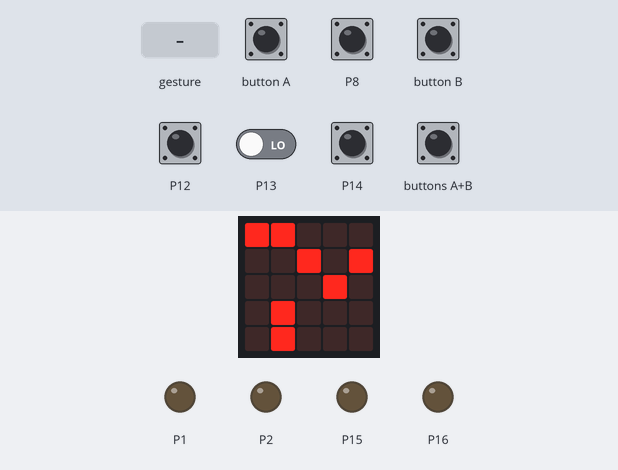
This program was run on a simulated BBC micro:bit (MakeCode). Parts: the board's 5×5 LED display, output pins drawn as LEDs (lit = HIGH). Inputs (shaded band) come from the test bench; at power-on: P8, P12–14 LOW. A tilt is held for 1.5 s and a shake lasts 1 s, then the board lies face up again.

Above: at 1.2 s.
1.3 s: button B pressed for 0.15 s
At 1.63 s:
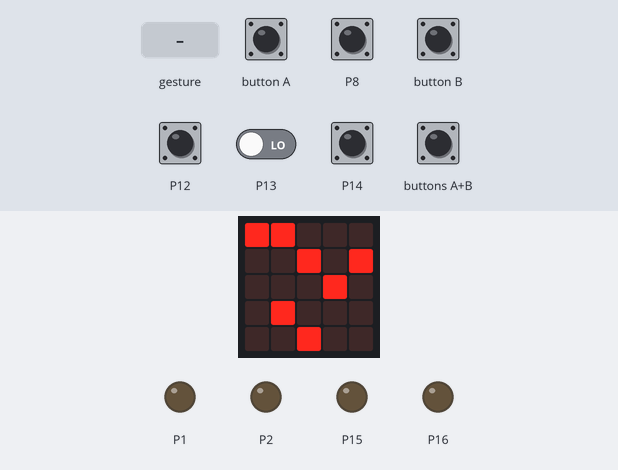
2.0 s: button B pressed for 0.15 s
At 2.08 s:
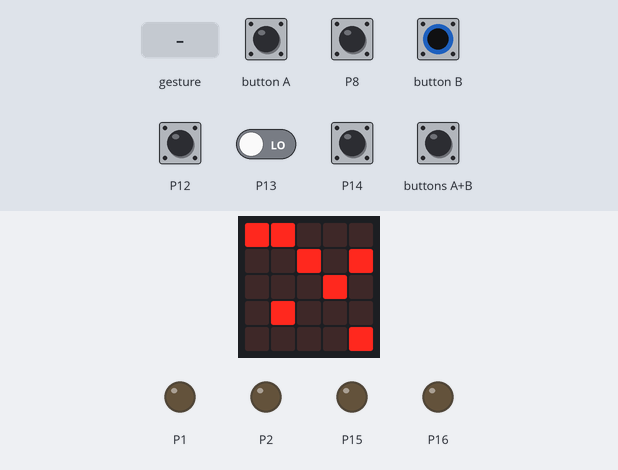
2.7 s: P14 pulled HIGH for 0.15 s
At 3.11 s:
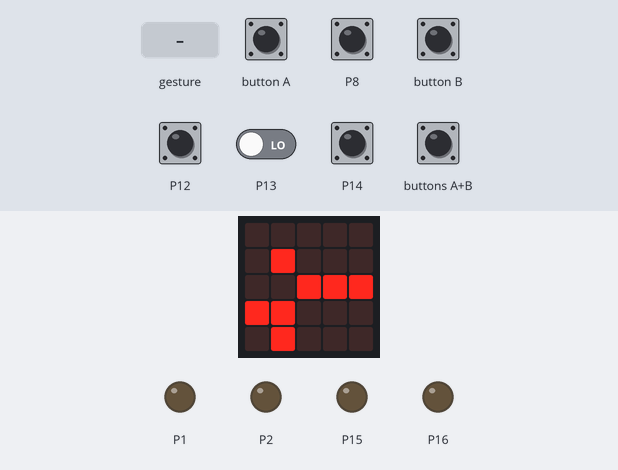
3.4 s: gesture 'shake'
At 3.85 s:
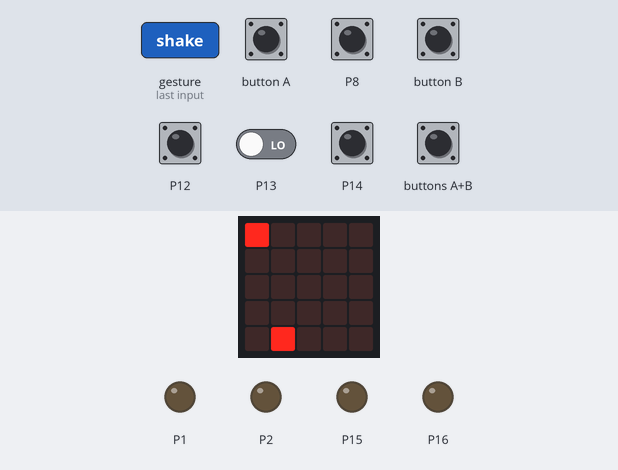
6.1 s: P8 pulled HIGH for 0.15 s
At 6.42 s:
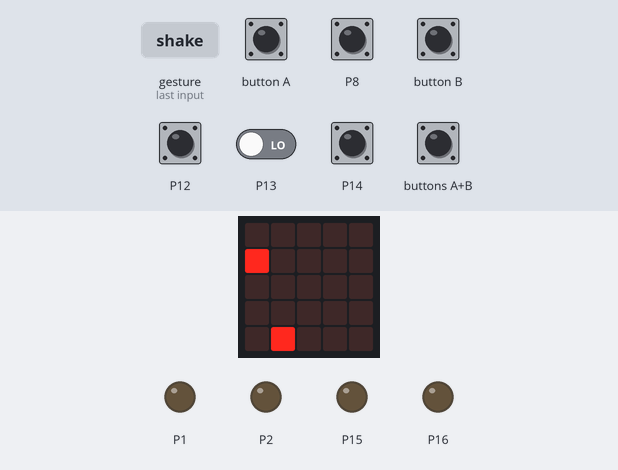
6.8 s: P12 pulled HIGH for 0.15 s
Timing chart, 0 to 8.5 s (numbered marks = the images above; inputs shaded):
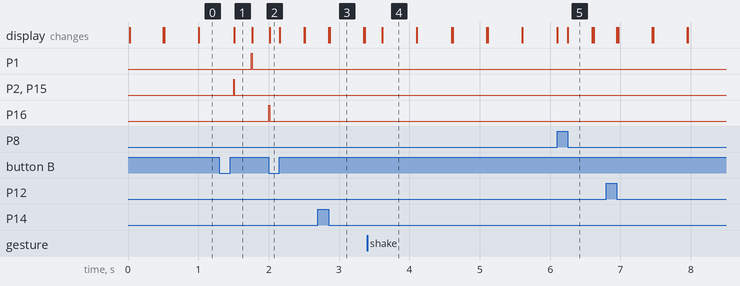

The program:

main.ts
```typescript
function dsp (m: number) {
    for (let bb = 0; bb <= 3; bb++) {
        if (ins0[m * 4 + bb] == 1) {
            led.plot(bb + 1, 0)
        } else {
            led.unplot(bb + 1, 0)
        }
        if (ins1[m * 4 + bb] == 1) {
            led.plot(bb + 1, 1)
        } else {
            led.unplot(bb + 1, 1)
        }
        if (ins2[m * 4 + bb] == 1) {
            led.plot(bb + 1, 2)
        } else {
            led.unplot(bb + 1, 2)
        }
        if (ins3[m * 4 + bb] == 1) {
            led.plot(bb + 1, 3)
        } else {
            led.unplot(bb + 1, 3)
        }
    }
    for (let mm = 0; mm <= 3; mm++) {
        if (mm == m) {
            led.plot(0, mm)
        } else {
            led.unplot(0, mm)
        }
    }
    for (let bb2 = 0; bb2 <= 3; bb2++) {
        if (bb2 == beat) {
            led.plot(bb2 + 1, 4)
        } else {
            led.unplot(bb2 + 1, 4)
        }
    }
}
input.onButtonPressed(Button.A, function () {
    if (mode == 0) {
        st = meas * 4 + pb
        if (pi == 0) {
            ins0[st] = 1 - ins0[st]
        } else {
            if (pi == 1) {
                ins1[st] = 1 - ins1[st]
            } else {
                if (pi == 2) {
                    ins2[st] = 1 - ins2[st]
                } else {
                    if (pi == 3) {
                        ins3[st] = 1 - ins3[st]
                    }
                }
            }
        }
    }
    dsp(meas)
})
input.onGesture(Gesture.Shake, function () {
    if (mode == 0) {
        Init0()
        dsp(meas)
        beat = 0
        meas = 0
    }
})
input.onButtonPressed(Button.AB, function () {
    if (mode == 0) {
        Init()
        beat = 0
        meas = 0
        dsp(meas)
    }
})
input.onButtonPressed(Button.B, function () {
    if (mode == 0) {
        mode = 1
    } else {
        mode = 0
        beat = 0
        meas = 0
    }
})
function Init () {
    mode = 0
    ins0 = [
    1,
    0,
    0,
    0,
    0,
    0,
    0,
    0,
    0,
    0,
    0,
    0,
    0,
    0,
    0,
    0
    ]
    ins1 = [
    0,
    1,
    0,
    1,
    1,
    1,
    0,
    1,
    1,
    1,
    0,
    1,
    1,
    0,
    0,
    0
    ]
    ins2 = [
    0,
    0,
    1,
    0,
    0,
    0,
    1,
    0,
    0,
    0,
    1,
    0,
    0,
    1,
    1,
    1
    ]
    ins3 = [
    1,
    0,
    0,
    0,
    1,
    1,
    0,
    1,
    0,
    1,
    0,
    1,
    1,
    0,
    0,
    0
    ]
}
function Init0 () {
    mode = 0
    ins0 = [
    0,
    0,
    0,
    0,
    0,
    0,
    0,
    0,
    0,
    0,
    0,
    0,
    0,
    0,
    0,
    0
    ]
    ins1 = [
    0,
    0,
    0,
    0,
    0,
    0,
    0,
    0,
    0,
    0,
    0,
    0,
    0,
    0,
    0,
    0
    ]
    ins2 = [
    0,
    0,
    0,
    0,
    0,
    0,
    0,
    0,
    0,
    0,
    0,
    0,
    0,
    0,
    0,
    0
    ]
    ins3 = [
    0,
    0,
    0,
    0,
    0,
    0,
    0,
    0,
    0,
    0,
    0,
    0,
    0,
    0,
    0,
    0
    ]
}
let st = 0
let ins3: number[] = []
let ins2: number[] = []
let ins1: number[] = []
let ins0: number[] = []
let pb = 0
let pi = 0
let meas = 0
let beat = 0
let mode = 0
mode = 0
let sel = 0
Init()
beat = 0
meas = 0
pi = 0
pb = 0
dsp(meas)
basic.forever(function () {
    if (pins.digitalReadPin(DigitalPin.P8) == 1) {
        pb += 1
        if (pb == 4) {
            meas += 1
            if (meas == 4) {
                meas = 0
            }
            pb = 0
        }
        while (pins.digitalReadPin(DigitalPin.P8) == 1) {

        }
    }
    if (pins.digitalReadPin(DigitalPin.P14) == 1) {
        pb += -1
        if (pb == -1) {
            meas += -1
            if (meas == -1) {
                meas = 3
            }
            pb = 3
        }
        while (pins.digitalReadPin(DigitalPin.P14) == 1) {

        }
    }
    if (pins.digitalReadPin(DigitalPin.P13) == 1) {
        pi += 1
        if (pi == 4) {
            pi = 0
        }
        while (pins.digitalReadPin(DigitalPin.P13) == 1) {

        }
    }
    if (pins.digitalReadPin(DigitalPin.P12) == 1) {
        pi += -1
        if (pi == -1) {
            pi = 3
        }
        while (pins.digitalReadPin(DigitalPin.P12) == 1) {

        }
    }
    dsp(meas)
})
loops.everyInterval(250, function () {
    if (mode == 1) {
        if (beat == 4) {
            beat = 0
            meas += 1
            dsp(meas)
        }
        if (meas == 4) {
            meas = 0
            dsp(0)
        }
        led.plot(beat + 1, 4)
        if (ins0[meas * 4 + beat] == 1) {
            pins.digitalWritePin(DigitalPin.P15, 1)
        }
        if (ins1[meas * 4 + beat] == 1) {
            pins.digitalWritePin(DigitalPin.P1, 1)
        }
        if (ins2[meas * 4 + beat] == 1) {
            pins.digitalWritePin(DigitalPin.P16, 1)
        }
        if (ins3[meas * 4 + beat] == 1) {
            pins.digitalWritePin(DigitalPin.P2, 1)
        }
        basic.pause(10)
        led.unplot(beat + 1, 4)
        pins.digitalWritePin(DigitalPin.P15, 0)
        pins.digitalWritePin(DigitalPin.P1, 0)
        pins.digitalWritePin(DigitalPin.P16, 0)
        pins.digitalWritePin(DigitalPin.P2, 0)
        beat += 1
    } else {
        pins.digitalWritePin(DigitalPin.P15, 0)
        pins.digitalWritePin(DigitalPin.P1, 0)
        pins.digitalWritePin(DigitalPin.P16, 0)
        pins.digitalWritePin(DigitalPin.P2, 0)
        if (pi == 0) {
            if (ins0[meas * 4 + pb] == 0) {
                led.plot(pb + 1, 0)
                basic.pause(30)
                led.unplot(pb + 1, 0)
            } else {
                led.unplot(pb + 1, 0)
                basic.pause(30)
                led.plot(pb + 1, 0)
            }
        } else {
            if (pi == 1) {
                if (ins1[meas * 4 + pb] == 0) {
                    led.plot(pb + 1, 1)
                    basic.pause(30)
                    led.unplot(pb + 1, 1)
                } else {
                    led.unplot(pb + 1, 0)
                    basic.pause(30)
                    led.plot(pb + 1, 1)
                }
            } else {
                if (pi == 2) {
                    if (ins1[meas * 4 + pb] == 0) {
                        led.plot(pb + 1, 2)
                        basic.pause(30)
                        led.unplot(pb + 1, 2)
                    } else {
                        led.unplot(pb + 1, 2)
                        basic.pause(30)
                        led.plot(pb + 1, 2)
                    }
                } else {
                    if (pi == 3) {
                        if (ins1[meas * 4 + pb] == 0) {
                            led.plot(pb + 1, 3)
                            basic.pause(30)
                            led.unplot(pb + 1, 3)
                        } else {
                            led.unplot(pb + 1, 3)
                            basic.pause(30)
                            led.plot(pb + 1, 3)
                        }
                    }
                }
            }
        }
    }
    dsp(meas)
})
```

test.ts
```typescript
// テストはここに来ます。このパッケージが拡張機能として使用されるときにはコンパイルされません。
```

Measured:
- after the input at 1.3 s, P1: LOW → HIGH after 0.45 s, → LOW 0.01 s later; P2, P15: LOW → HIGH after 0.20 s, → LOW 0.01 s later; the display: changes after 0.21 s (image 1)
- after the input at 2.0 s, P1: stops changing and stays LOW; P2: stays LOW (without the input it goes to HIGH after 0.50 s)
- after the input at 2.7 s, the display: first changes after 0.15 s (image 3 shows a later state)
- after the input at 3.4 s, the display: changes after 0.21 s (image 4)
- what the display in image 3 shows lasts 0.5 s, from 2.9 s to 3.4 s
